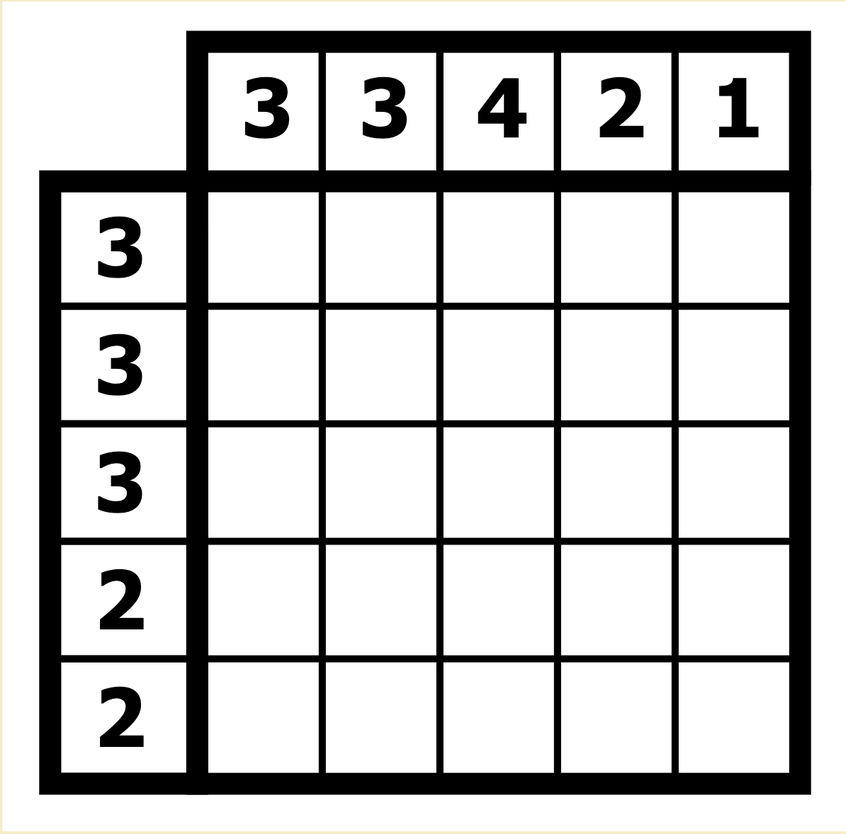
#> input picture nonogram.png, 846 x 834 px, shrunk from 1194 x 1178 before the run
$ python nonogram_reader.py   (older library calls are emulated)
#> lines starting #> are read from the running program, lines starting #| are printed output that depends on the picture; after the words box and inside, x2 and y2 are one past the last pixel; in counts of white or black regions, pixels touching at a corner belong together
import cv2
import numpy as np
import math


def find_largest_square(image_path):
    # Load the image
#> called with image_path = '../nonogram.png'
    image = cv2.imread(image_path)
#> image is the input picture: shape (834, 846, 3); mean B, G, R 201.9, 202.2, 202.3
    original_image = image.copy()  # Copy the original image to draw contours on

    # Convert to grayscale
    gray = cv2.cvtColor(image, cv2.COLOR_BGR2GRAY)

    # Apply GaussianBlur to reduce noise and improve edge detection
    blurred = cv2.GaussianBlur(gray, (11, 11), 0)
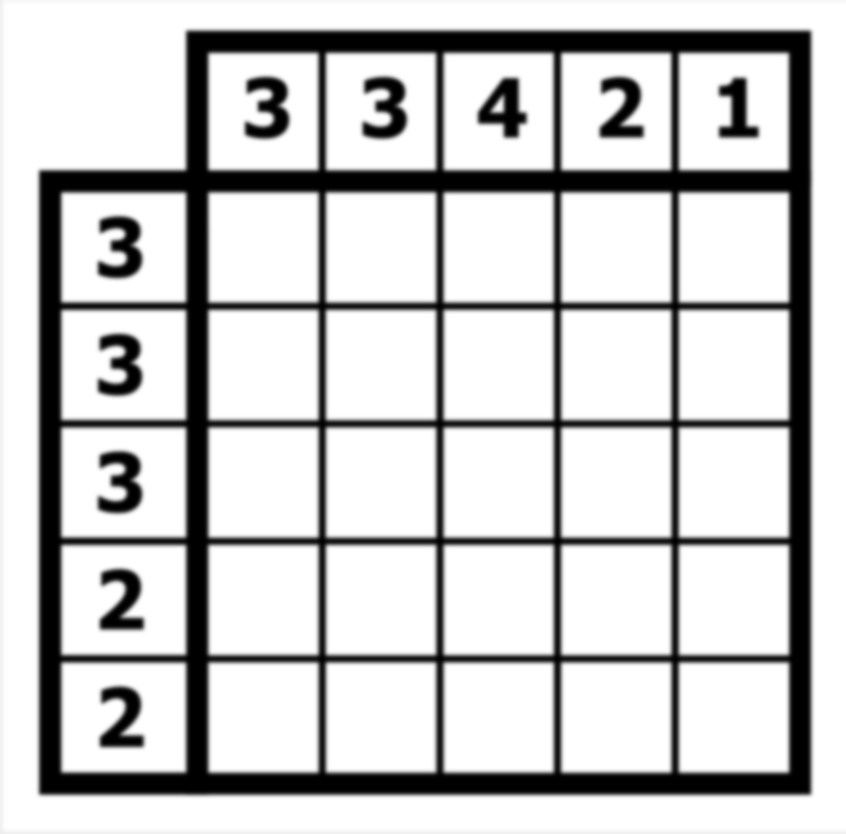
#> blurred: shape (834, 846); min 0, max 255, mean 202.2
    cv2.imshow("blourred", blurred)

    # Use Canny to  edges
    edges = cv2.Canny(blurred, 50, 150)
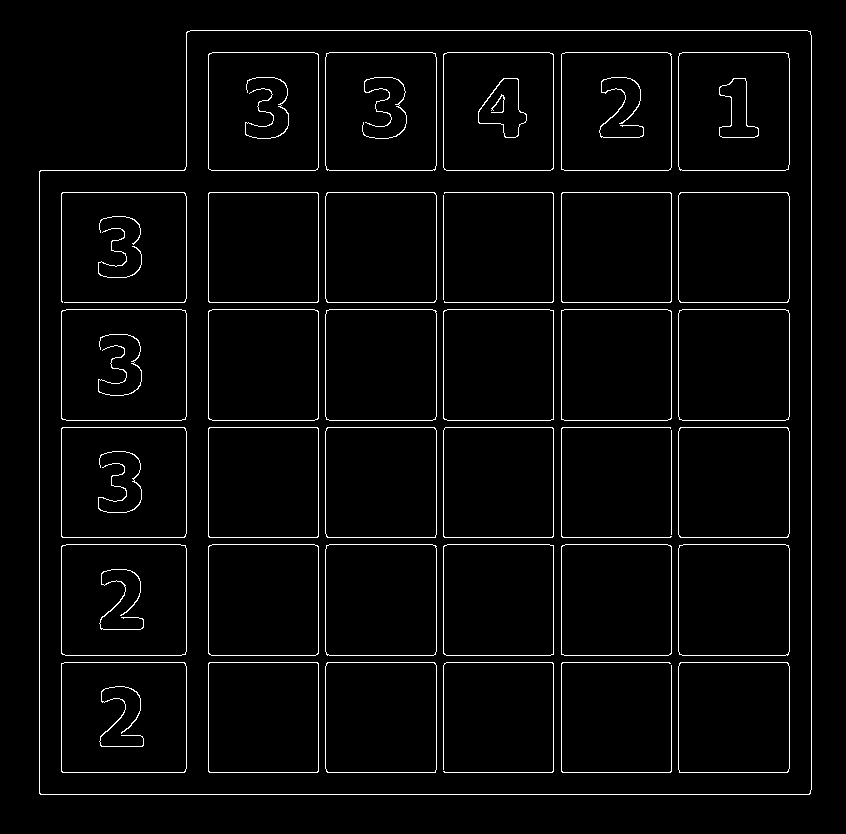
#> edges: shape (834, 846); 3% white in thin lines or dots, all inside (x1, y1, x2, y2) = (39, 30, 812, 795)
    # cv2.imshow("edges", edges)
    # cv2.waitKey(0)

    sobelx = cv2.Sobel(gray, cv2.CV_64F, 1, 0)
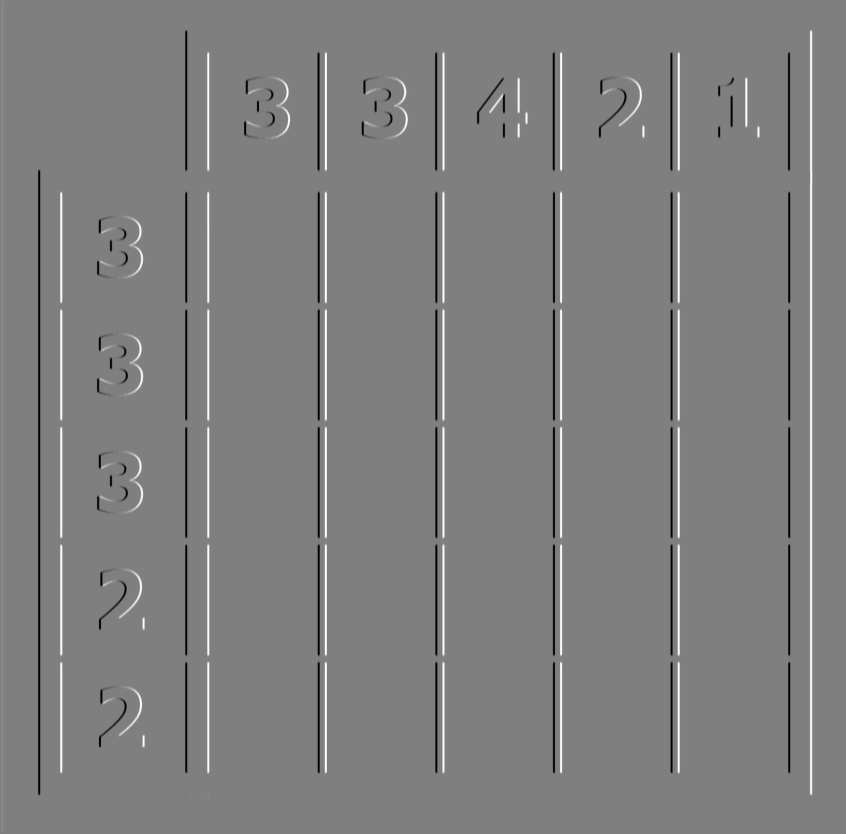
#> sobelx: shape (834, 846) float64; min -1020, max 1020, mean 0.2; drawn with min black and max white
    sobely = cv2.Sobel(gray, cv2.CV_64F, 0, 1)
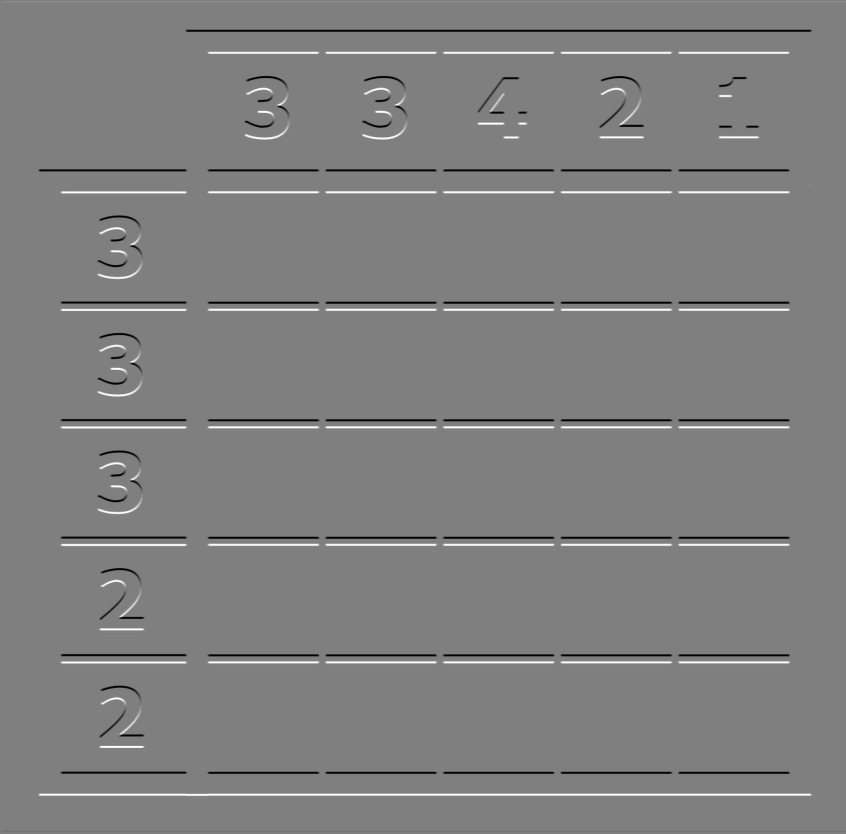
#> sobely: shape (834, 846) float64; min -1020, max 1020, mean 0; drawn with min black and max white

    # Find contours in the edges image
    contours, _ = cv2.findContours(edges, cv2.RETR_EXTERNAL, cv2.CHAIN_APPROX_NONE)
#> contours = 1 contour; box (x1, y1, x2, y2) and area: (39, 30, 812, 795) 569216

    # [19 lines of commented-out code are left out]
    largest_square = None
    max_area = 0

    cv2.drawContours(original_image, contours, -1, (255, 0, 0), 3)
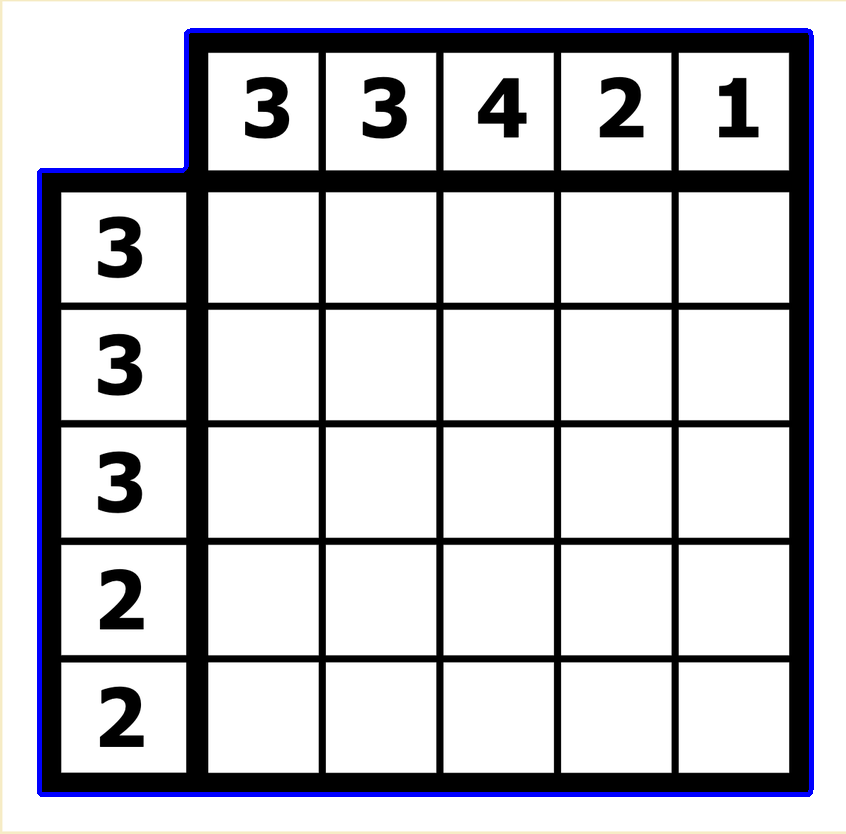
#> original_image: shape (834, 846, 3); 2.17% of pixels changed, all inside (x1, y1, x2, y2) = (37, 28, 814, 797)
    cv2.imshow("contours", original_image)
    cv2.waitKey(0)

    # # Display the image with contours and the largest square highlighted
    # cv2.imshow("Contours and Largest Square", original_image)
    # cv2.waitKey(0)
    # cv2.destroyAllWindows()

    # Loop over the contours
    for contour in contours:
        # Approximate the contour with an accuracy proportional to the contour perimeter
        epsilon = 0.02 * cv2.arcLength(contour, True)
        approx = cv2.approxPolyDP(contour, epsilon, True)

        # Check if the approximated contour has 4 points (a square or rectangle)
        if len(approx) == 4:
            # Use cv2.boundingRect to get the dimensions of the square
            x, y, w, h = cv2.boundingRect(approx)

            # Check if it's roughly a square (width and height are similar)
            aspect_ratio = float(w) / h
            if 0.9 <= aspect_ratio <= 1.1:  # Adjust tolerance as needed
                area = w * h
                # Update the largest square if the current one is bigger
                if area > max_area:
                    max_area = area
                    largest_square = approx
#> this loop made 1 pass
#> epsilon on pass 1: 61.31
#> after the loop, max_area = 0

    # Draw all contours on the original image

    # if largest_square is not None:
    #     # Highlight the largest square in green
    #     cv2.drawContours(original_image, [largest_square], -1, (0, 255, 0), 2)


# Example usage
find_largest_square("../nonogram.png")
